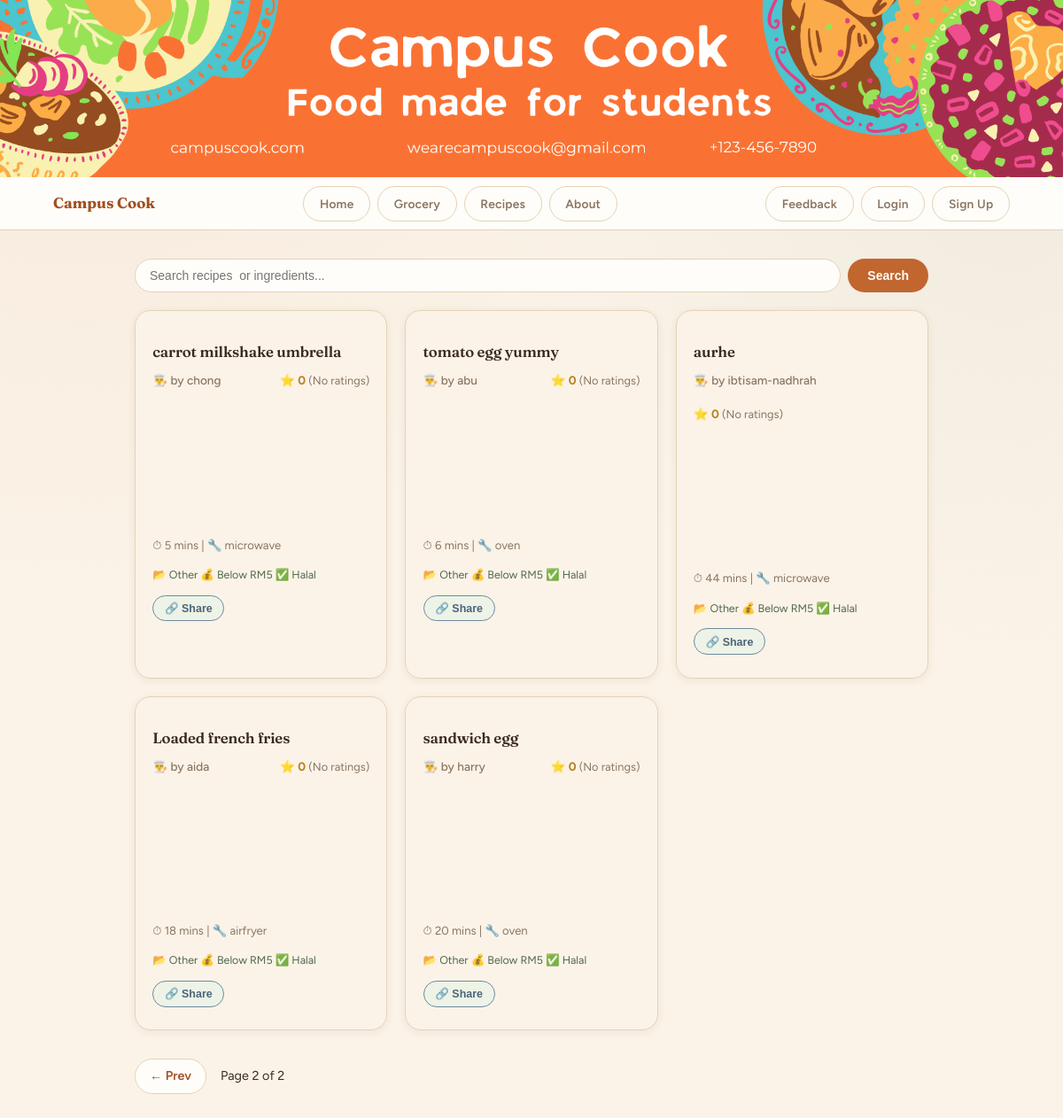
Page /recipes/?page=2 on the earlier database version.
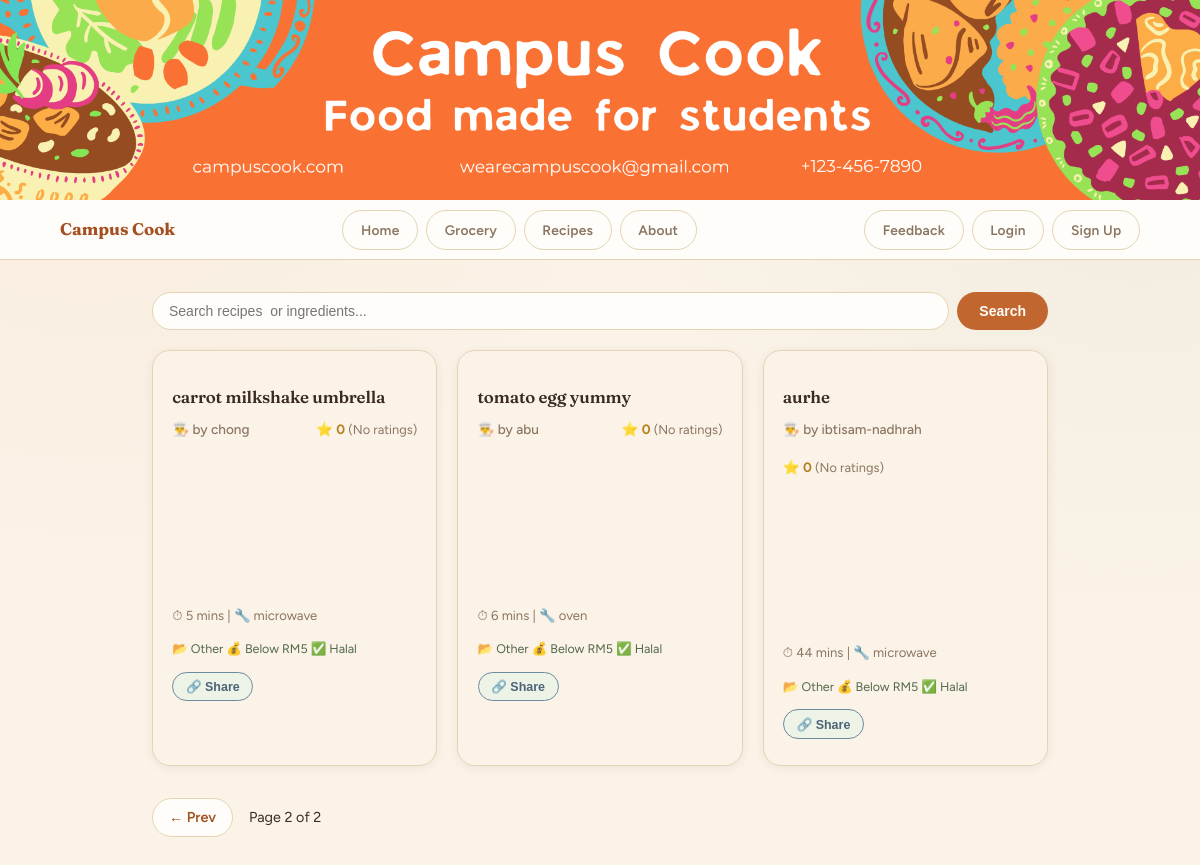
Same page on the later database version.
### pages/models.py (models this page shows, shortened)
class Recipe(models.Model):
    BUDGET_CHOICES = [
        ('low',    'Below RM5'),
        ('medium', 'RM5 – RM15'),
        ('high',   'Above RM15'),
    ]
    MEAL_TYPE_CHOICES = [
    ('breakfast', 'Breakfast'),
    ('lunch',     'Lunch'),
    ('dinner',    'Dinner'),
    ('snack',     'Snack'),
    ('dessert',   'Dessert'),
    ('drinks',    'Drinks'),
    ('other',     'Other'),
    ]
    meal_type = models.CharField(max_length=20, choices=MEAL_TYPE_CHOICES, default='other')
    name         = models.CharField(max_length=100)
    ingredients  = models.ManyToManyField(
        Ingredient,
        blank=True,
        related_name='recipes'
    )
    cooking_time = models.IntegerField()
    appliance    = models.CharField(max_length=100)
    instructions = models.TextField()
    image        = models.ImageField(upload_to='recipe_images/', null=True, blank=True)
    is_halal     = models.BooleanField(default=True)
    budget       = models.CharField(
        max_length=10, choices=BUDGET_CHOICES, default='low'
    )
    filters      = models.ManyToManyField(RecipeFilter, blank=True)
    user         = models.ForeignKey(
        'pages.AppUser',
        on_delete=models.CASCADE,
        related_name='recipes'
    )
    @property
    def image_url(self):
        return self.image.url if self.image else ''

class AppUser(AbstractUser):
    age = models.IntegerField(null=True, blank=True)
    objects = UserManager()

### pages/views.py (the view)
# urls.py: path("recipes/",                 views.recipe_list,   name="recipe_list"),
def recipe_list(request):
    recipes = Recipe.objects.all()
    search = request.GET.get('search', '').strip()
    if search:
        recipes = recipes.filter(
            Q(name__icontains=search) | Q(ingredients__name__icontains=search)
        ).distinct()
    ingredient_search_q = request.GET.get('ingredient', '').strip()
    if ingredient_search_q:
        recipes = recipes.filter(
            ingredients__name__icontains=ingredient_search_q
        ).distinct()
    meal_types = request.GET.getlist('meal_type')
    if meal_types:
        recipes = recipes.filter(meal_type__in=meal_types)
    if request.user.is_authenticated:
        favourited_ids = set(
            FavouriteRecipe.objects.filter(user=request.user)
            .values_list('recipe_id', flat=True)
        )
        want_to_try_ids = set(
            WantToTry.objects.filter(user=request.user)
            .values_list('recipe_id', flat=True)
        )
    else:
        favourited_ids = set()
        want_to_try_ids = set()
    paginator = Paginator(recipes, 6)
    recipes_page = paginator.get_page(request.GET.get('page'))
    recipes_with_info = []
    for recipe in recipes_page:
        avg_rating = recipe.ratings.all().aggregate(Avg('stars'))['stars__avg'] or 0
        avg_rating = round(avg_rating, 1)
        total_ratings = recipe.ratings.count()
        user_name = recipe.user.username if recipe.user else "Anonymous"
        is_favourited = recipe.id in favourited_ids
        is_want_to_try = recipe.id in want_to_try_ids
        recipes_with_info.append({
            'recipe': recipe,
            'id': recipe.id,
            'avg_rating': avg_rating,
            'total_ratings': total_ratings,
            'creator': user_name,
            'is_favourited': is_favourited,
            'is_want_to_try': is_want_to_try,
        })
    return render(request, 'pages/recipe_list.html', {
        'recipes':       recipes_with_info, # Use this array to loop through cards in your template
        'page_obj':      recipes_page,      # Common naming convention for pagination elements
        'favourited_ids': favourited_ids,
    })

### pages/templates/pages/recipe_list.html (shortened to what this page needs)
{% extends 'pages/base.html' %}
{% block content %}
<main class="recipe_list">
    <form action="{% url 'recipe_list' %}" method="GET" class="search_form">
        <input
            type="text"
            name="search"
            class="search_input"
            placeholder="Search recipes  or ingredients..."
            value="{{ request.GET.search }}">
        <button type="submit" class="search_btn">Search</button>
    </form>
    <section class="recipe_cards">
        {% for item in recipes %}
            <article class="card" id="card-{{ item.recipe.id }}" onclick="window.location.href='{% url 'recipe_detail' item.recipe.id %}'" style="cursor:pointer;">
                <h2>{{ item.recipe.name }}</h2>
                <div class="recipe_meta">
                    <span class="recipe_creator">👨‍🍳 by {{ item.creator }}</span>
                    <span class="recipe_rating">
                        ⭐ {{ item.avg_rating }}
                        {% if item.total_ratings > 0 %}
                            <span class="rating_count">({{ item.total_ratings }})</span>
                        {% else %}
                            <span class="rating_count">(No ratings)</span>
                        {% endif %}
                    </span>
                </div>
                <div class="card_image_wrap">
                </div>
                <p class="card_meta">⏱ {{ item.recipe.cooking_time }} mins | 🔧 {{ item.recipe.appliance }}</p>
                <p class="card_tags">
                    📂 {{ item.recipe.get_meal_type_display }}
                    💰 {{ item.recipe.get_budget_display }}
                    {% if item.recipe.is_halal %}✅ Halal{% else %}❌ Non-Halal{% endif %}
                </p>
                <div class="card_actions">
                    <button class="btn_action btn_share"
                        data-url="{{ request.scheme }}://{{ request.get_host }}{% url 'recipe_detail' item.recipe.id %}"
                        onclick="event.stopPropagation(); shareRecipe(this)">🔗 Share</button>
                </div>
            </article>
        {% empty %}
            <p>No recipes found.</p>
        {% endfor %}
    </section>
    {% if page_obj.has_other_pages %}
        <div class="pagination">
            {% if page_obj.has_previous %}
                <a href="?page={{ page_obj.previous_page_number }}">← Prev</a>
            {% endif %}
            <span>Page {{ page_obj.number }} of {{ page_obj.paginator.num_pages }}</span>
        </div>
    {% endif %}
</main>
{% endblock %}

### pages/templates/pages/base.html (shortened to what this page needs)
{% load static %}
<html lang="en">
<head>
    <link href="https://cdn.jsdelivr.net/npm/select2@4.1.0-rc.0/dist/css/select2.min.css" rel="stylesheet" />
</head>
<body>
    <div class="site_banner">
        <img src="{% static 'pages/images/Campus Cook.png' %}" alt="Campus Cook">
    </div>
    <nav>
        <div class="nav_inner">
            <a href="{% url 'home' %}" class="nav_brand">Campus Cook</a>
            <ul class="nav_links">
                <li><a href="{% url 'home' %}" class="nav_btn">Home</a></li>
                <li><a href="{% url 'grocery' %}" class="nav_btn">Grocery</a></li>
                <li><a href="{% url 'recipe_list' %}" class="nav_btn">Recipes</a></li>
                <li><a href="{% url 'about' %}" class="nav_btn">About</a></li>
            </ul>
            <ul class="nav_links">
                <li><a href="{% url 'feedback' %}" class="nav_btn">Feedback</a></li>
                {% if user.is_authenticated %}
                    <li>
                        <form method="POST" action="{% url 'logout' %}" style="display:inline;">
                            {% csrf_token %}
                            <button type="submit" class="nav_btn nav_logout_btn">Logout</button>
                        </form>
                    </li>
                {% else %}
                    <li><a href="{% url 'login' %}" class="nav_btn">Login</a></li>
                    <li><a href="{% url 'signup' %}" class="nav_btn">Sign Up</a></li>
                {% endif %}
            </ul>
        </div>
    </nav>
    {% block content %}{% endblock %}
</body>
</html>

### pages/templates/pages/base.html (style rules this page uses)
:root { --cream: #FBF3E8; --cream-deep: #F1E3CE; --paper: #FFFDF9; --tan: #E4D3B4; --tan-soft: #EEE1C9; --brown: #3A2B22; --brown-soft: #8A7561; --sage: #8AA07C; --sage-dark: #52684A; --sage-pale: #EEF3E7; --terracotta: #C1662F; --terracotta-dark: #A24F21; --terracotta-pale: #FBE9DB; --gold: #D9A441; --gold-dark: #B87F1F; --berry: #B4536C; --berry-dark: #964359; --rose: #C1665F; --rose-dark: #9C4C46; --rose-pale: #FBEDEA; --green: var(--sage); --green-mid: var(--sage); --green-dark: var(--sage-dark); --olive: var(--sage-dark); --amber: var(--gold-dark); --red-soft: var(--rose); --radius-sm: 10px; --radius-md: 16px; --radius-lg: 22px; --shadow-sm: 0 2px 10px rgba(58,43,34,0.07); --shadow-md: 0 10px 28px rgba(58,43,34,0.11); }
*, *::before, *::after { box-sizing: border-box; }
body { font-family: 'Figtree', 'Segoe UI', sans-serif; background: var(--cream); background-image: radial-gradient(circle at 8% 0%, rgba(193,102,47,0.07), transparent 40%), radial-gradient(circle at 95% 12%, rgba(82,104,74,0.06), transparent 38%); background-attachment: fixed; color: var(--brown); margin: 0; min-height: 100vh; line-height: 1.6; }
h1, h2, h3 { font-family: 'Fraunces', Georgia, serif; color: var(--brown); font-weight: 600; letter-spacing: -0.01em; }
a { color: var(--terracotta-dark); text-decoration: none; }
.site_banner { width: 100%; overflow: hidden; background: var(--paper); }
.site_banner img { width: 100%; height: auto; display: block; }
nav { background: var(--paper); padding: 0.6rem 2rem; border-bottom: 1.5px solid var(--tan); position: sticky; top: 0; z-index: 40; }
.nav_inner { display: flex; align-items: center; justify-content: space-between; gap: 1rem; flex-wrap: wrap; max-width: 1080px; margin: 0 auto; }
.nav_brand { font-family: 'Fraunces', Georgia, serif; font-weight: 700; font-size: 1.05rem; color: var(--terracotta-dark); text-decoration: none; flex-shrink: 0; }
.nav_links { list-style: none; margin: 0; padding: 0; display: flex; align-items: center; gap: 0.5rem; flex-wrap: wrap; }
.nav_btn { display: inline-flex; align-items: center; justify-content: center; padding: 0.5rem 1.1rem; border: 1.5px solid var(--tan); border-radius: 999px; background: var(--paper); color: var(--brown-soft); text-decoration: none; font-size: 0.86rem; font-weight: 600; letter-spacing: 0.2px; font-family: inherit; cursor: pointer; transition: background 0.2s, color 0.2s, border-color 0.2s, transform 0.15s; }
main { padding: 2rem; max-width: 960px; margin: 0 auto; }
.card { background: var(--paper); border: 1.5px solid var(--tan); border-radius: var(--radius-md); overflow: hidden; box-shadow: var(--shadow-sm); }
.recipe_cards { display: grid; grid-template-columns: repeat(auto-fill, minmax(250px, 1fr)); gap: 20px; }
.card_image_wrap { width: 100%; aspect-ratio: 16/9; overflow: hidden; max-height: 220px; border-radius: var(--radius-md) var(--radius-md) 0 0; }
.search_form { display: flex; gap: 8px; margin-bottom: 20px; flex-wrap: wrap; }
.search_input { flex: 1; min-width: 140px; padding: 10px 16px; border: 1.5px solid var(--tan); border-radius: 999px; font-size: 14px; background: var(--paper); outline: none; transition: border-color 0.2s, box-shadow 0.2s; }
.search_btn { padding: 10px 22px; background: var(--terracotta); color: var(--paper); border: none; border-radius: 999px; font-size: 14px; font-weight: 600; cursor: pointer; transition: background 0.2s, transform 0.15s; }
.pagination { display: flex; align-items: center; gap: 1rem; margin-top: 2rem; font-size: 0.9rem; color: var(--brown); }
.pagination a { padding: 0.45rem 1rem; border: 1.5px solid var(--tan); border-radius: 999px; text-decoration: none; color: var(--terracotta-dark); background: var(--paper); font-weight: 600; transition: background 0.2s, color 0.2s; }

Differences in the rows shown:
removed Recipe: recipe.name "Loaded french fries", creator "aida", avg_rating "0", recipe.cooking_time "18", recipe.appliance "airfryer", recipe.meal_type "Other", recipe.budget "Below RM5", is_halal "✅ Halal"
removed Recipe: recipe.name "sandwich egg", creator "harry", avg_rating "0", recipe.cooking_time "20", recipe.appliance "oven", recipe.meal_type "Other", recipe.budget "Below RM5", is_halal "✅ Halal"
